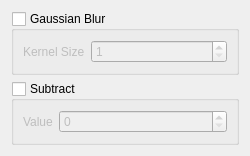
<?xml version="1.0" encoding="UTF-8"?>
<ui version="4.0">
 <class>ImageProcessingSettings</class>
 <widget class="QWidget" name="ImageProcessingSettings">
  <property name="geometry">
   <rect>
    <x>0</x>
    <y>0</y>
    <width>250</width>
    <height>150</height>
   </rect>
  </property>
  <property name="windowTitle">
   <string>Image Processing</string>
  </property>
  <layout class="QVBoxLayout" name="verticalLayout">
   <item>
    <widget class="QGroupBox" name="groupBox">
     <property name="title">
      <string>Gaussian Blur</string>
     </property>
     <property name="checkable">
      <bool>true</bool>
     </property>
     <property name="checked">
      <bool>false</bool>
     </property>
     <layout class="QFormLayout" name="formLayout">
      <item row="0" column="0">
       <widget class="QLabel" name="label">
        <property name="text">
         <string>Kernel Size</string>
        </property>
       </widget>
      </item>
      <item row="0" column="1">
       <widget class="QSpinBox" name="blur_kernel_size_spinBox">
        <property name="minimum">
         <number>1</number>
        </property>
        <property name="maximum">
         <number>99</number>
        </property>
        <property name="singleStep">
         <number>2</number>
        </property>
       </widget>
      </item>
     </layout>
    </widget>
   </item>
   <item>
    <widget class="QGroupBox" name="groupBox_2">
     <property name="title">
      <string>Subtract</string>
     </property>
     <property name="checkable">
      <bool>true</bool>
     </property>
     <property name="checked">
      <bool>false</bool>
     </property>
     <layout class="QFormLayout" name="formLayout_2">
      <item row="0" column="0">
       <widget class="QLabel" name="label_2">
        <property name="text">
         <string>Value</string>
        </property>
       </widget>
      </item>
      <item row="0" column="1">
       <widget class="QSpinBox" name="subtract_value_spinBox">
        <property name="maximum">
         <number>255</number>
        </property>
       </widget>
      </item>
     </layout>
    </widget>
   </item>
   <item>
    <spacer name="verticalSpacer">
     <property name="orientation">
      <enum>Qt::Vertical</enum>
     </property>
     <property name="sizeHint" stdset="0">
      <size>
       <width>20</width>
       <height>40</height>
      </size>
     </property>
    </spacer>
   </item>
  </layout>
 </widget>
 <resources/>
 <connections/>
</ui> 
